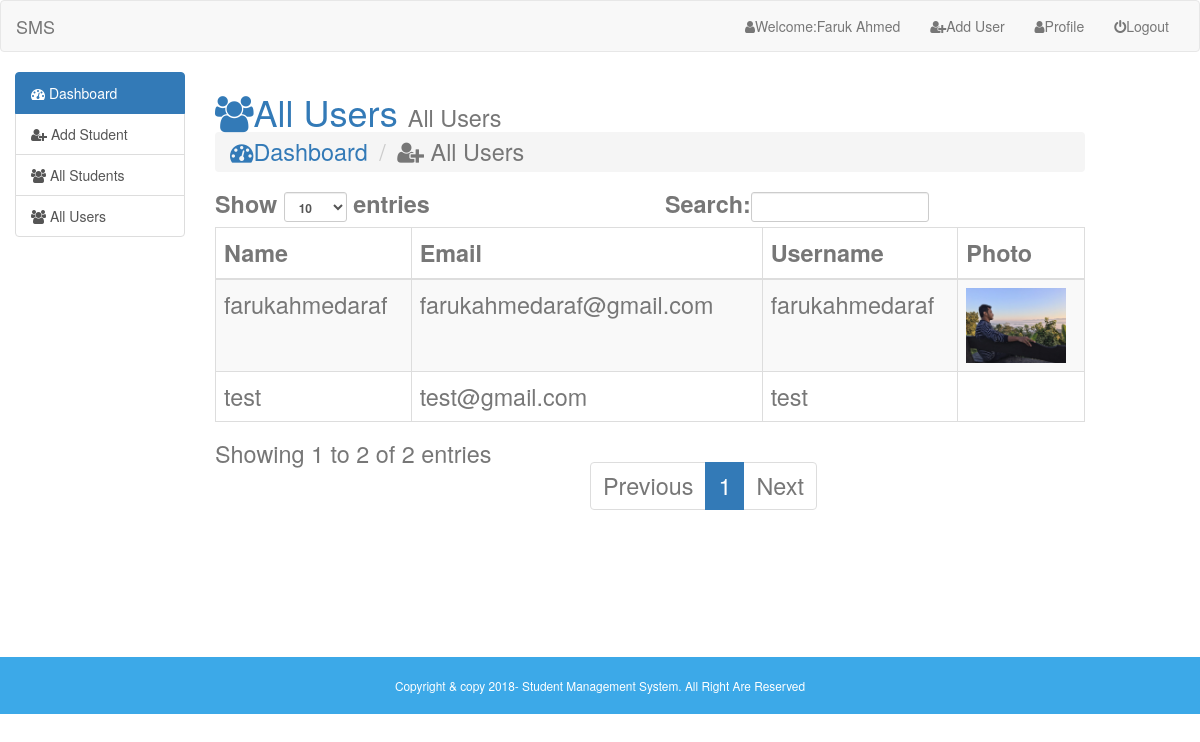
The app's page /admin/index.php?page=all-users (signed in) with its own data.
### tables this page shows
CREATE TABLE `users` (
  `id` int(5) NOT NULL,
  `name` varchar(50) NOT NULL,
  `email` varchar(50) NOT NULL,
  `username` varchar(50) NOT NULL,
  `password` varchar(100) NOT NULL,
  `photo` varchar(50) NOT NULL,
  `status` varchar(10) NOT NULL,
  `datetime` timestamp NOT NULL DEFAULT current_timestamp()
);

### admin/all-users.php (the view)
<h1 class="text-primary"><i class="fa fa-users"></i>All Users <small> All Users</small</h1>
	 <ol class="breadcrumb">
	   <li><a href="index.php?page=dashboard"><i class="fa fa-dashboard"></i>Dashboard</a></li>
	   <li class="active"><i class="fa fa-user-plus"></i> All Users</li>
	 </ol>
<div class="table-responsive">
<table  id="data" class="table table-hover table-bordered table-striped">
		     <thead>
			     <tr>
				  <th>Name</th>
				  <th>Email</th>
				  <th>Username</th>
				   <th>Photo</th>
				 </tr>
			 </thead>
			 <tbody>
			   <?php
			    $db_sinfo = mysqli_query($link, "SELECT * FROM `users` ");
			      while($row = mysqli_fetch_assoc($db_sinfo)){?>
			   <tr>
			    <td><?php echo $row['name']; ?></td>
			    <td><?php echo $row['email']; ?></td>
			    <td><?php echo $row['username']; ?></td>
				<td> <img style="width:100px" src="images/<?php echo $row['photo'];?>" alt="" /> </td>
			   </tr>
			   <?php
				  }
				  ?>
			 </tbody>
		  </table>

### records on screen
users: name "test", email "test@gmail.com", username "test"
users: name "farukahmedaraf", email "farukahmedaraf@gmail.com", username "farukahmedaraf", photo (picture)
